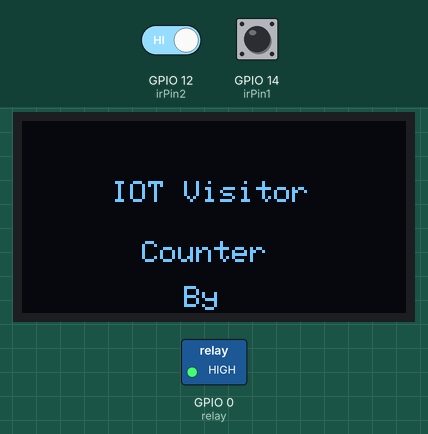
This sketch was run on a simulated ESP8266 (NodeMCU). On the bench: 128×64 one-colour display, switched loads named in the sketch (green lamp = pin HIGH). The test bench sets the inputs (shaded band); at power-on: GPIO 12 (irPin2) HIGH, GPIO 14 (irPin1) HIGH. WiFi joins after 1.5 s; servers stay silent unless stated; what the sketch prints to the serial monitor is not drawn.

Above: at 4.9 s.
At 14.0 s:
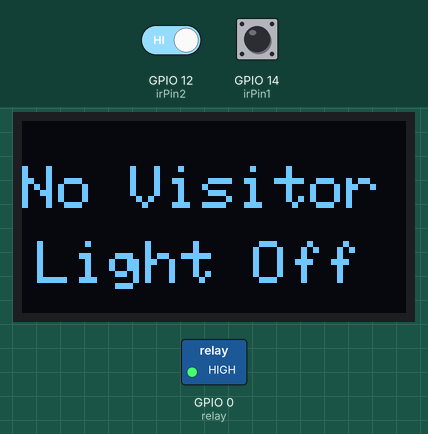
14.1 s: GPIO 12 (irPin2) driven LOW and GPIO 14 (irPin1) driven LOW
At 15.4 s:
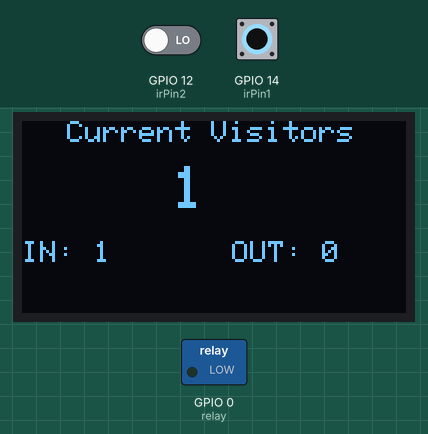
15.9 s: GPIO 14 (irPin1) pulsed HIGH 5 times (0.12 s each, 0.3 s apart)
At 18.6 s:
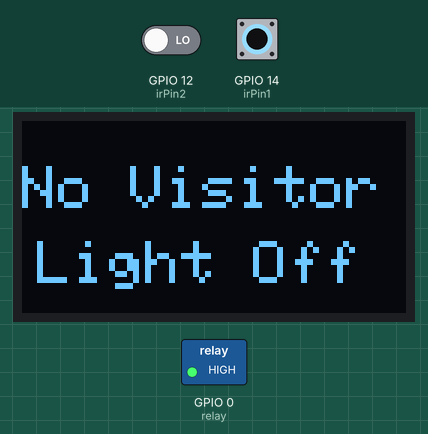
Timing chart, 0 to 20.1 s (numbered marks = the images above; inputs shaded):
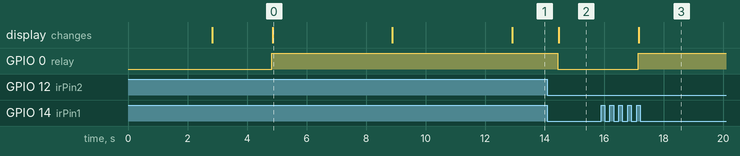

Measured:
- after the input at 14.1 s, GPIO 0 (relay): HIGH → LOW after 0.35 s; the display: changes after 0.37 s (image 2)
- after the input at 15.9 s, GPIO 0 (relay): LOW → HIGH after 1.2 s; the display: changes after 1.3 s (image 3)
- what the display in image 0 shows lasts 4.0 s, from 4.9 s to 8.9 s

The sketch:

iot_bdvc_code.ino
```cpp
// ============================================================================
// Project: IoT-Based Bidirectional Visitor Counter with Automatic Light Control
// Author:  Ukpe Thompson Pedro
// Registration No.: MOUAU/CME/17/98277
// Department: Computer Engineering
// Michael Okpara University of Agriculture, Umudike
// Board:   NodeMCU ESP8266
// ============================================================================

// Blynk Cloud Configuration (Replace placeholders with your Blynk credentials)
#define BLYNK_TEMPLATE_ID "your_blnk_template_id"
#define BLYNK_TEMPLATE_NAME "IOT VISITOR COUNTER WITH AUTO LIGHT CONTROL"
#define BLYNK_AUTH_TOKEN "your_blnk_auth_token"

#include <Wire.h>
#include <Adafruit_GFX.h>
#include <Adafruit_SSD1306.h>
#include <Blynk.h>
#include <ESP8266WiFi.h>
#include <BlynkSimpleEsp8266.h>

// OLED Display Configuration (0.96" 128x64 I2C SSD1306)
#define SCREEN_WIDTH 128 // OLED display width, in pixels
#define SCREEN_HEIGHT 64 // OLED display height, in pixels
#define OLED_RESET -1    // Reset pin # (-1 shares ESP8266 reset pin)

Adafruit_SSD1306 display(SCREEN_WIDTH, SCREEN_HEIGHT, &Wire, OLED_RESET);

// Wi-Fi & Blynk Authentication Credentials
char auth[] = "your_blnk_auth_token"; // Blynk App Auth Token
char ssid[] = "your_wifi_SSID";       // Wi-Fi Network SSID
char pass[] = "your_wifi_password";   // Wi-Fi Network Password

// Hardware Pin Definitions
#define irPin1 14 // Entry/Outer IR Sensor connected to GPIO14 (D5)
#define irPin2 12 // Exit/Inner IR Sensor connected to GPIO12 (D6)
#define relay 0   // Active-LOW Relay Module connected to GPIO0 (D3)

// Occupancy Tracking & State-Machine Variables
int sensorState1 = 0; // Current digital reading of IR Sensor 1
int sensorState2 = 0; // Current digital reading of IR Sensor 2
int in = 0;           // Cumulative count of visitors entering
int out = 0;          // Cumulative count of visitors exiting
int now = 0;          // Net real-time occupancy (in - out)
int count = 0;        // Running occupancy counter
boolean state1 = true; // lock flag for IR Sensor 1
boolean state2 = true; // lock flag for IR Sensor 2
int i = 1;            // Sequence step tracker (1 = awaiting first trigger, 2 = awaiting second trigger)

// Blynk Virtual LED Widget on Virtual Pin V0 (mirrors physical relay state)
WidgetLED light(V0);

void setup() {
  Serial.begin(115200);

  // Connect to Wi-Fi and Blynk Cloud
  Blynk.begin(auth, ssid, pass);
  delay(1000);

  // Initialize I2C OLED display at address 0x3C
  display.begin(SSD1306_SWITCHCAPVCC, 0x3C);
  delay(2000);

  // Configure GPIO pin modes and initialize relay to OFF (Active-LOW: HIGH = OFF)
  pinMode(irPin1, INPUT);
  pinMode(irPin2, INPUT);
  pinMode(relay, OUTPUT);
  digitalWrite(relay, HIGH);

  Serial.println("Visitor Counter Demo");

  // Splash Screen 1: Project Title
  display.clearDisplay();
  display.setTextSize(1.5);
  display.setTextColor(WHITE);
  display.setCursor(30, 20);
  display.print("IOT Visitor");
  display.setCursor(40, 40);
  display.print("Counter");
  display.setCursor((display.width() / 2) - 10, 55);
  display.print("By");
  display.display();
  delay(4000);

  // Splash Screen 2: Author & Matriculation Details
  display.clearDisplay();
  display.setTextSize(1.5);
  display.setTextColor(WHITE);
  display.setCursor(10, 20);
  display.print("Ukpe Thompson Pedro");
  display.setCursor(10, 40);
  display.print("MOUAU/CME/17/98277");
  display.display();
  delay(4000);
}

void loop() {
  Blynk.run(); // Maintain active Blynk cloud connection

  // Read current logic states from both IR sensors (Active-LOW: 0 = obstacle detected)
  sensorState1 = digitalRead(irPin1);
  sensorState2 = digitalRead(irPin2);

  // --- ENTRY SEQUENCE: IR Sensor 1 triggered first, followed by IR Sensor 2 ---
  if (!digitalRead(irPin1) && i == 1 && state1) {
    delay(100);
    i++;            // Advance sequence to await IR Sensor 2
    state1 = false; // Lock Sensor 1 until beam is cleared
  }

  if (!digitalRead(irPin2) && i == 2 && state2) {
    Serial.println("Entering into room");
    delay(100);
    i = 1;          // Reset sequence tracker
    count++;
    in++;
    Serial.print("No of persons inside the room: ");
    Serial.println(count);
    state2 = false; // Lock Sensor 2 until beam is cleared
  }

  // --- EXIT SEQUENCE: IR Sensor 2 triggered first, followed by IR Sensor 1 ---
  if (!digitalRead(irPin2) && i == 1 && state2) {
    delay(100);
    i = 2;          // Advance sequence to await IR Sensor 1
    state2 = false; // Lock Sensor 2 until beam is cleared
  }

  if (!digitalRead(irPin1) && i == 2 && state1) {
    Serial.println("Exiting from room");
    delay(100);
    count--;
    out++;
    Serial.print("No of persons inside the room: ");
    Serial.println(count);
    i = 1;          // Reset sequence tracker
    state1 = false; // Lock Sensor 1 until beam is cleared
  }

  // Re-arm sensor lock flags once each IR beam is unobstructed (HIGH)
  if (digitalRead(irPin1)) {
    state1 = true;
  }
  if (digitalRead(irPin2)) {
    state2 = true;
  }

  // Compute current net occupancy
  now = in - out;

  // --- AUTOMATED RELAY CONTROL & OLED DISPLAY UPDATE ---
  if (now <= 0) {
    // Room is empty: de-energize relay (turn light OFF)
    digitalWrite(relay, HIGH);
    light.off();

    display.clearDisplay();
    display.setTextSize(2);
    display.setTextColor(WHITE);
    display.setCursor(0, 15);
    display.print("No Visitor");
    display.setCursor(5, 40);
    display.print("Light Off");
    display.display();

    Serial.println("No Visitors! Light Off");
    delay(100);
  }
  else {
    // Room is occupied: energize relay (turn light ON) and show counts
    digitalWrite(relay, LOW);
    light.on();

    display.clearDisplay();
    display.setTextColor(WHITE);
    display.setTextSize(1);
    display.setCursor(15, 0);
    display.print("Current Visitors");
    display.setTextSize(2);
    display.setCursor(50, 15);
    display.print(now);
    display.setTextSize(1);
    display.setCursor(0, 40);
    display.print("IN: ");
    display.print(in);
    display.setTextSize(1);
    display.setCursor(70, 40);
    display.print("OUT: ");
    display.print(out);
    display.display();

    Serial.print("Current Visitors: ");
    Serial.println(now);
    Serial.print("IN: ");
    Serial.println(in);
    Serial.print("OUT: ");
    Serial.println(out);
    delay(100);
  }

  // Push real-time occupancy metrics to Blynk Virtual Pins
  Blynk.virtualWrite(V1, in);  // Total Visitors In
  Blynk.virtualWrite(V2, out); // Total Visitors Out
  Blynk.virtualWrite(V3, now); // Net Current Visitors
  delay(100);
}
```
